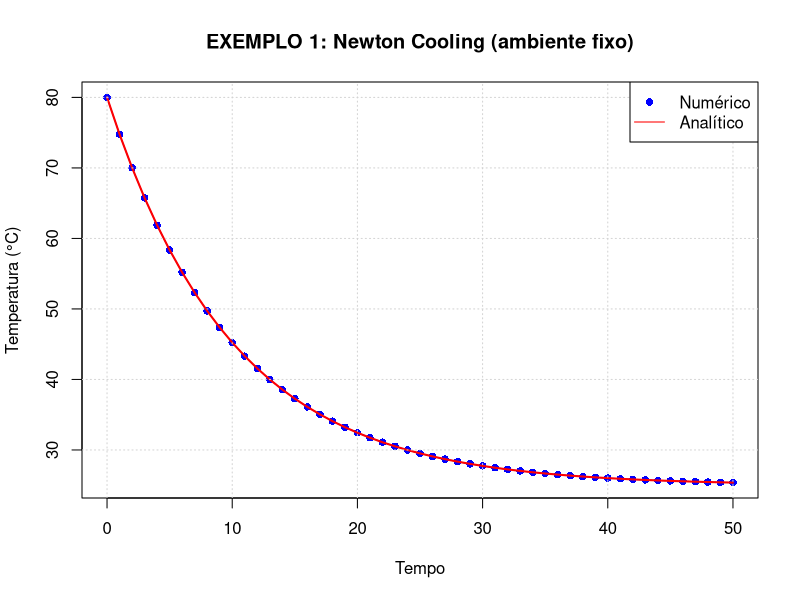
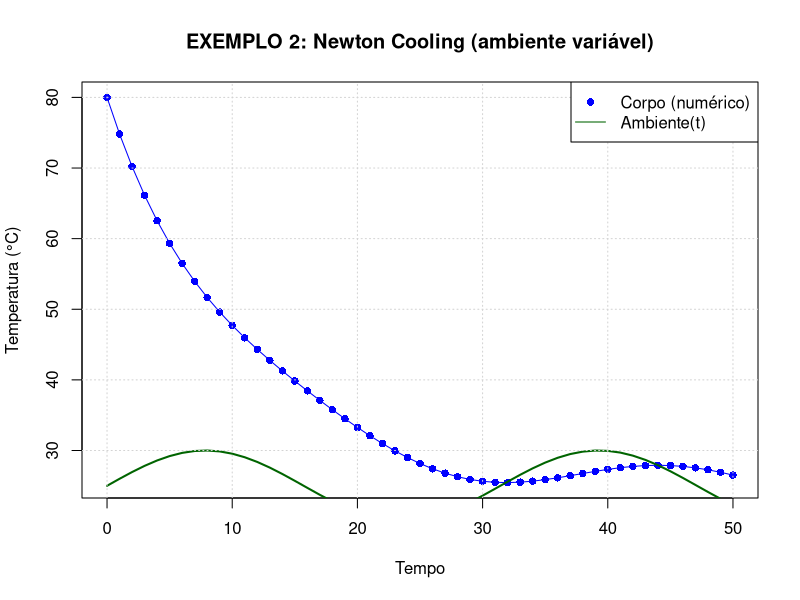

Write the R code that produced these figures, in order.
###########################################################
# DEMONSTRAÇÃO DE DUAS EDOs EM TERMODINÂMICA
#   USANDO O PACOTE deSolve EM R
###########################################################

# 1) Instale (se necessário) e carregue o pacote "deSolve"
# install.packages("deSolve")
library(deSolve)

# (Opcional) limpar ambiente e gráficos
rm(list=ls())
graphics.off()


###########################################################
# EXEMPLO 1: LEI DE RESFRIAMENTO DE NEWTON (AMBIENTE FIXO)
###########################################################
# EDO: dT/dt = -k [T(t) - Tenv],   T(0) = T0
#
# Com Tenv constante, a solução analítica é:
# T(t) = Tenv + (T0 - Tenv) * exp(-k*t)

# 1.1) Definindo parâmetros e condição inicial
T0_ex1   <- 80      # Temperatura inicial do corpo (°C)
Tenv_ex1 <- 25      # Temperatura ambiente constante (°C)
k_ex1    <- 0.1     # Constante de resfriamento (1/unid. tempo)
tmax_ex1 <- 50      # Vamos simular 50 unidades de tempo (ex.: minutos)

# 1.2) Função da EDO p/ deSolve
cooling_fixed <- function(t, state, parms) {
  with(as.list(c(state, parms)), {
    # dT/dt = -k * (T - Tenv)
    dT <- -k * (T - Tenv)
    return(list(c(dT)))
  })
}

# Empacotamos o estado inicial e parâmetros para o solver
state1  <- c(T = T0_ex1)
parms1  <- c(k = k_ex1, Tenv = Tenv_ex1)

# 1.3) Resolvendo numericamente
times1  <- seq(0, tmax_ex1, by = 1)
out1    <- ode(y = state1, times = times1,
               func = cooling_fixed, parms = parms1)

# 1.4) Solução analítica (para comparação)
#     T_exato(t) = Tenv + (T0 - Tenv)*exp(-k*t)
T_analit <- function(t) {
  Tenv_ex1 + (T0_ex1 - Tenv_ex1)*exp(-k_ex1*t)
}

# 1.5) Criar um data frame com comparação numérica vs exata
#     out1 é uma matriz; primeira coluna = tempo, segunda coluna = T
df1 <- data.frame(
  time = out1[, "time"],
  T_num = out1[, "T"]
)
# Adicionando a coluna de T_exato e o erro
df1$T_exact = T_analit(df1$time)
df1$diff    = df1$T_num - df1$T_exact

# 1.6) Mostrar alguns dados numéricos
cat("\n######### EXEMPLO 1 #########\n")
cat("Head do resultado:\n")
print(head(df1, 10))  # Mostra as 10 primeiras linhas

# 1.7) Plotar
# Plotamos a solução numérica e sobrepomos a solução exata
plot(df1$time, df1$T_num, type="o", pch=16, col="blue",
     main="EXEMPLO 1: Newton Cooling (ambiente fixo)",
     xlab="Tempo", ylab="Temperatura (°C)")
lines(df1$time, df1$T_exact, col="red", lwd=2)
grid()
legend("topright",
       legend=c("Numérico", "Analítico"),
       col=c("blue","red"), pch=c(16,NA), lty=c(NA,1))


###########################################################
# EXEMPLO 2: LEI DE RESFRIAMENTO (AMBIENTE VARIÁVEL)
###########################################################
# EDO: dT/dt = -k [T(t) - Tenv(t)],   T(0) = T0
#
# Agora Tenv(t) não é constante. Vamos modelar algo como:
#   Tenv(t) = 25 + 5*sin(0.2*t)
# Assim, a EDO não tem solução elementar simples.

# 2.1) Parâmetros e condição inicial
T0_ex2    <- 80      # Temperatura inicial do corpo
k_ex2     <- 0.1     # taxa de resfriamento
tmax_ex2  <- 50      # tempo máximo simulado

# Definimos também a função Tenv(t)
Tenv2 <- function(t) 25 + 5*sin(0.2*t)

# 2.2) Função da EDO p/ deSolve
# Precisamos avaliar Tenv2 no tempo "t"
cooling_var <- function(t, state, parms) {
  T  <- state["T"]
  k  <- parms["k"]
  
  # Avaliar Tenv(t)
  Tenvt <- 25 + 5*sin(0.2*t)
  
  # dT/dt = -k [T - Tenv(t)]
  dT <- -k * (T - Tenvt)
  
  return(list(c(dT)))
}

# Estado inicial e parâmetros
state2 <- c(T = T0_ex2)
parms2 <- c(k = k_ex2)

# 2.3) Resolver numericamente
times2 <- seq(0, tmax_ex2, by=1)
out2   <- ode(y=state2, times=times2, func=cooling_var, parms=parms2)

# 2.4) Montar data frame e exibir
df2 <- data.frame(
  time = out2[, "time"],
  T_num = out2[, "T"]
)
# Para referência, também salvamos Tenv(t) no mesmo data frame
df2$T_env = Tenv2(df2$time)

cat("\n######### EXEMPLO 2 #########\n")
cat("Head do resultado (ambiente variável):\n")
print(head(df2, 10))

# 2.5) Plotar
plot(df2$time, df2$T_num, type="o", pch=16, col="blue",
     main="EXEMPLO 2: Newton Cooling (ambiente variável)",
     xlab="Tempo", ylab="Temperatura (°C)")
# Podemos sobrepor a curva do ambiente para comparar
lines(df2$time, df2$T_env, col="darkgreen", lwd=2)
grid()
legend("topright",
       legend=c("Corpo (numérico)", "Ambiente(t)"),
       col=c("blue","darkgreen"), pch=c(16,NA), lty=c(NA,1))

###########################################################
# FIM DO SCRIPT
###########################################################
